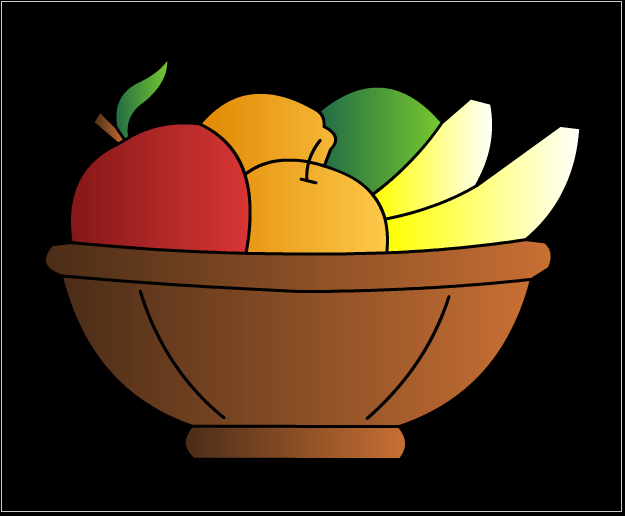
//> input picture fruits.png, 625 x 516 px
$ ./rotate   (built with g++ and OpenCV 4)
//> lines starting //> are read from the running program, lines starting //| are printed output that depends on the picture
#include"opencv2/highgui/highgui.hpp"
#include"opencv2/core/core.hpp"
#include"opencv2/imgproc/imgproc.hpp"
#include<iostream>
#include<math.h>
using namespace cv;
using namespace std;
int main()
{
	Mat a=imread("fruits.png",1);
//> a is the input picture: 516 rows x 625 cols, CV_8UC3; mean B, G, R 23.9, 48.6, 71.6
	int x,y,z,i,j;
	x=a.rows;
//> x = 516
	y=a.cols;
//> y = 625
	z=(int)sqrt(x*x+y*y);
//> z = 810

int n=20;
cout<<"hello"<<endl;
Mat b(z+5,z+5,CV_8UC3,Scalar(0,0,0));

int p,q;
namedWindow("IMG",WINDOW_NORMAL);

imshow("IMG",b);
waitKey(5000);
createTrackbar("angle","IMG",&n,360);
while(1)
	{
		for(i=-z/2;i<z/2;i++)
		{
		for(j=-z/2;j<z/2;j++)
		{
			p=(int)(i*cos(n*3.14/180)+j*sin(n*3.14/180));
			q=(int)(j*cos(n*3.14/180)-i*sin(n*3.14/180));
			if(p+x/2<x&&q+y/2<y&&p+x/2>0&&q+y/2>0)
			{
			b.at<Vec3b>(i+z/2,j+z/2)[0]=a.at<Vec3b>(p+x/2,q+y/2)[0];
			b.at<Vec3b>(i+z/2,j+z/2)[1]=a.at<Vec3b>(p+x/2,q+y/2)[1];
			b.at<Vec3b>(i+z/2,j+z/2)[2]=a.at<Vec3b>(p+x/2,q+y/2)[2];
			}


		}
		}
//> this loop made 810 passes
//> (p, q) on passes 1 to 3: (-242, 518), (-241, 517), (-240, 517)
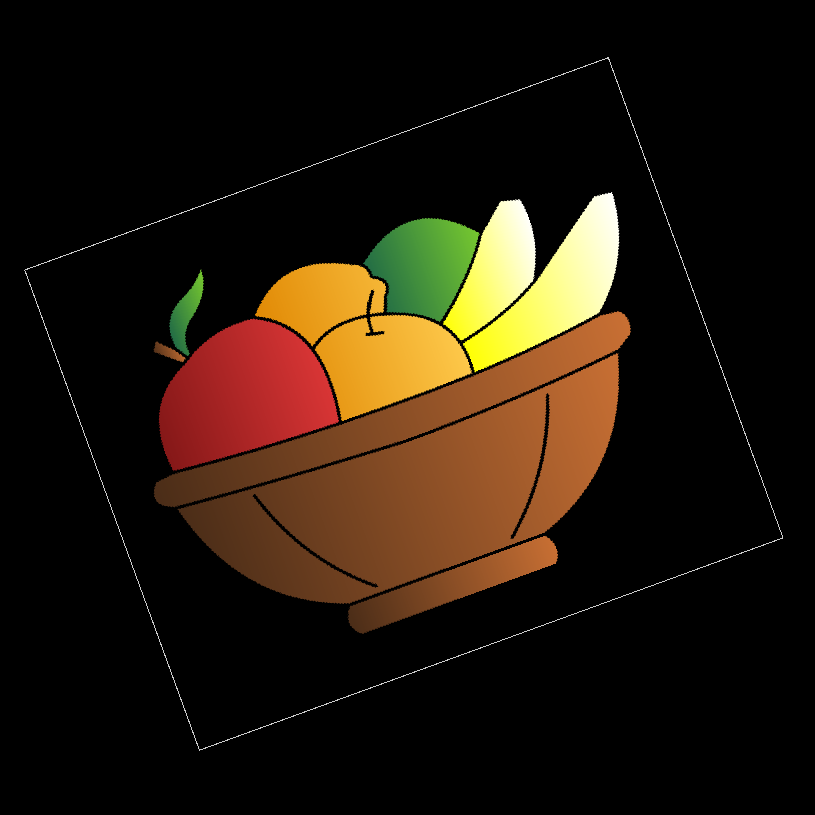
//> b: 815 rows x 815 cols, CV_8UC3; mean B, G, R 11.7, 23.7, 35
//> after the loop, p = 517; q = 241

imshow("IMG",b);
waitKey(5);
}
}
